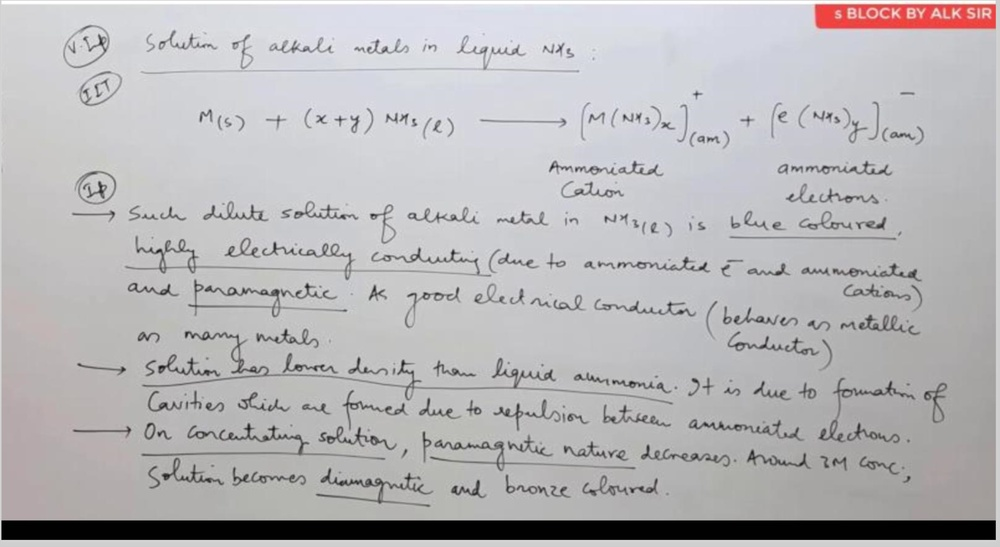
#> input picture a12a-modified_image.jpg, 1000 x 547 px, shrunk from 2840 x 1553 before the run
$ python remove_bg-new.py
#> lines starting #> are read from the running program, lines starting #| are printed output that depends on the picture
from PIL import Image,ImageEnhance


img=Image.open("a12a-modified_image.jpg")
#> img is the input picture: PIL image 1000x547 RGB; mean R, G, B 183.5, 182.2, 184.2
img_contr_obj=ImageEnhance.Contrast(img)
factor=3
e_img=img_contr_obj.enhance(factor)
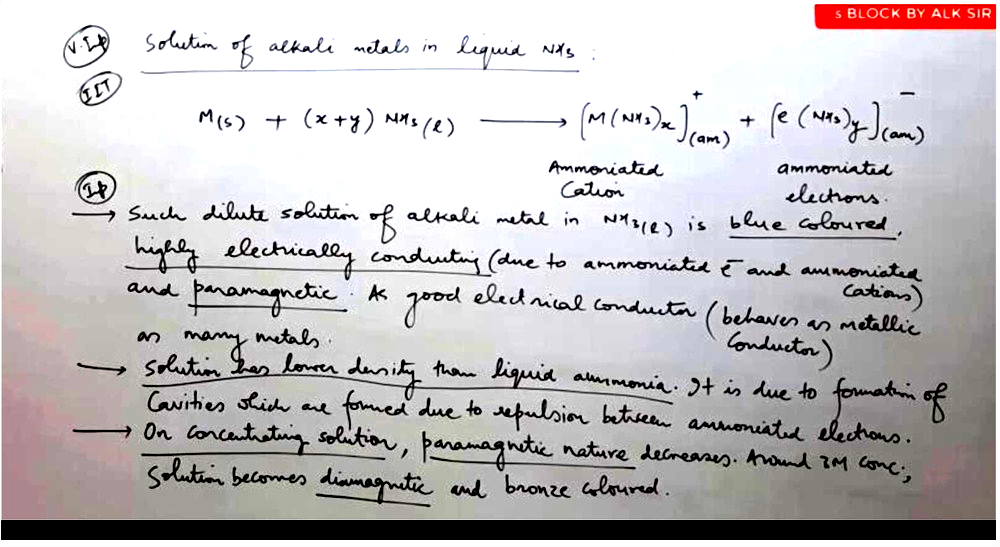
#> e_img: PIL image 1000x547 RGB; mean R, G, B 193.7, 190.5, 191.8
e_img.show()
